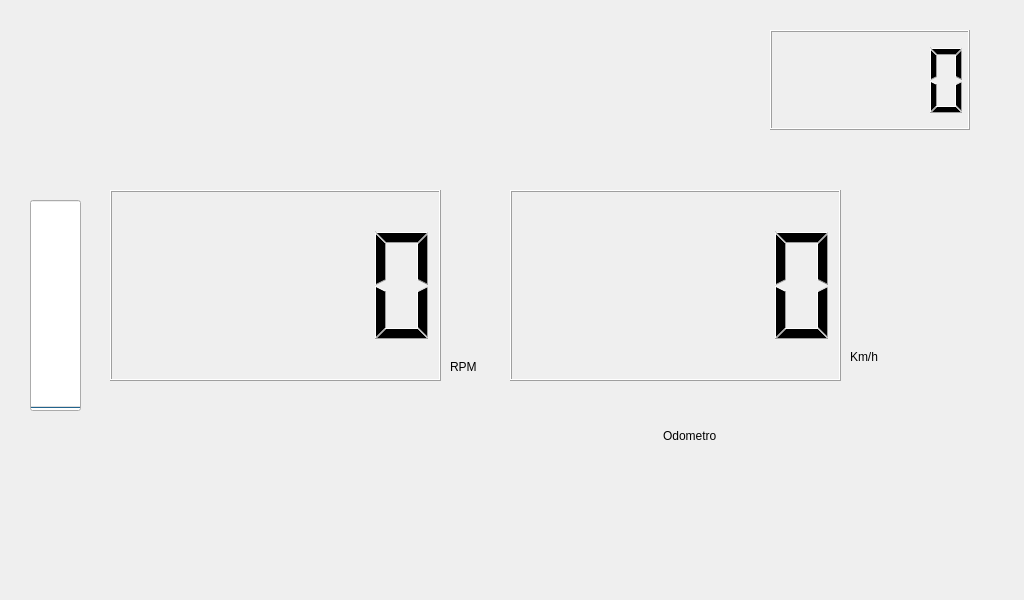
<?xml version="1.0" encoding="UTF-8"?>
<ui version="4.0">
 <class>Dialog</class>
 <widget class="QDialog" name="Dialog">
  <property name="geometry">
   <rect>
    <x>0</x>
    <y>0</y>
    <width>1024</width>
    <height>600</height>
   </rect>
  </property>
  <property name="windowTitle">
   <string>Dialog</string>
  </property>
  <widget class="QLCDNumber" name="Velocidad">
   <property name="geometry">
    <rect>
     <x>510</x>
     <y>190</y>
     <width>331</width>
     <height>191</height>
    </rect>
   </property>
  </widget>
  <widget class="QLabel" name="label_8">
   <property name="geometry">
    <rect>
     <x>970</x>
     <y>-460</y>
     <width>100</width>
     <height>100</height>
    </rect>
   </property>
   <property name="text">
    <string>Derecha</string>
   </property>
  </widget>
  <widget class="QLabel" name="Pal_Lat">
   <property name="enabled">
    <bool>true</bool>
   </property>
   <property name="geometry">
    <rect>
     <x>30</x>
     <y>500</y>
     <width>75</width>
     <height>75</height>
    </rect>
   </property>
   <property name="text">
    <string/>
   </property>
   <property name="pixmap">
    <pixmap>Palanca_Lateral.png</pixmap>
   </property>
   <property name="scaledContents">
    <bool>false</bool>
   </property>
  </widget>
  <widget class="QProgressBar" name="Combustible">
   <property name="geometry">
    <rect>
     <x>30</x>
     <y>200</y>
     <width>51</width>
     <height>211</height>
    </rect>
   </property>
   <property name="value">
    <number>0</number>
   </property>
   <property name="alignment">
    <set>Qt::AlignCenter</set>
   </property>
   <property name="textVisible">
    <bool>true</bool>
   </property>
   <property name="orientation">
    <enum>Qt::Vertical</enum>
   </property>
   <property name="invertedAppearance">
    <bool>false</bool>
   </property>
   <property name="textDirection">
    <enum>QProgressBar::BottomToTop</enum>
   </property>
  </widget>
  <widget class="QLabel" name="label_19">
   <property name="geometry">
    <rect>
     <x>850</x>
     <y>340</y>
     <width>71</width>
     <height>33</height>
    </rect>
   </property>
   <property name="text">
    <string>Km/h</string>
   </property>
  </widget>
  <widget class="QLabel" name="Ind_Neutral">
   <property name="geometry">
    <rect>
     <x>900</x>
     <y>490</y>
     <width>75</width>
     <height>75</height>
    </rect>
   </property>
   <property name="text">
    <string/>
   </property>
   <property name="pixmap">
    <pixmap>Neutral.png</pixmap>
   </property>
  </widget>
  <widget class="QLabel" name="label_16">
   <property name="geometry">
    <rect>
     <x>663</x>
     <y>410</y>
     <width>151</width>
     <height>51</height>
    </rect>
   </property>
   <property name="text">
    <string>Odometro</string>
   </property>
  </widget>
  <widget class="QLCDNumber" name="RPM">
   <property name="geometry">
    <rect>
     <x>110</x>
     <y>190</y>
     <width>331</width>
     <height>191</height>
    </rect>
   </property>
  </widget>
  <widget class="QLabel" name="label_18">
   <property name="geometry">
    <rect>
     <x>450</x>
     <y>350</y>
     <width>61</width>
     <height>33</height>
    </rect>
   </property>
   <property name="text">
    <string>RPM</string>
   </property>
  </widget>
  <widget class="QWidget" name="layoutWidget">
   <property name="geometry">
    <rect>
     <x>920</x>
     <y>160</y>
     <width>77</width>
     <height>239</height>
    </rect>
   </property>
   <layout class="QGridLayout" name="gridLayout">
    <item row="0" column="0">
     <widget class="QLabel" name="Luz_Alta">
      <property name="text">
       <string/>
      </property>
      <property name="pixmap">
       <pixmap>Luces_Altas.png</pixmap>
      </property>
     </widget>
    </item>
    <item row="1" column="0">
     <widget class="QLabel" name="Luz_Baja">
      <property name="text">
       <string/>
      </property>
      <property name="pixmap">
       <pixmap>Luz_Baja.png</pixmap>
      </property>
     </widget>
    </item>
    <item row="2" column="0">
     <widget class="QLabel" name="Luz_Cuartos">
      <property name="text">
       <string/>
      </property>
      <property name="pixmap">
       <pixmap>Luz_Posicion.png</pixmap>
      </property>
     </widget>
    </item>
   </layout>
  </widget>
  <widget class="QWidget" name="layoutWidget">
   <property name="geometry">
    <rect>
     <x>240</x>
     <y>500</y>
     <width>573</width>
     <height>77</height>
    </rect>
   </property>
   <layout class="QGridLayout" name="gridLayout_2">
    <item row="0" column="5">
     <widget class="QLabel" name="Baja_Bat">
      <property name="enabled">
       <bool>true</bool>
      </property>
      <property name="text">
       <string/>
      </property>
      <property name="pixmap">
       <pixmap>Batreía_Baja.png</pixmap>
      </property>
     </widget>
    </item>
    <item row="0" column="8">
     <widget class="QLabel" name="Soon_Service">
      <property name="text">
       <string/>
      </property>
      <property name="pixmap">
       <pixmap>Servicio.png</pixmap>
      </property>
     </widget>
    </item>
    <item row="0" column="7">
     <widget class="QLabel" name="Filtro_Aire">
      <property name="text">
       <string/>
      </property>
      <property name="pixmap">
       <pixmap>Fitlro_Aire.png</pixmap>
      </property>
     </widget>
    </item>
    <item row="0" column="3">
     <widget class="QLabel" name="Temp_Motor">
      <property name="text">
       <string/>
      </property>
      <property name="pixmap">
       <pixmap>Temperatura_Motor.png</pixmap>
      </property>
     </widget>
    </item>
    <item row="0" column="6">
     <widget class="QLabel" name="Check_Engine">
      <property name="text">
       <string/>
      </property>
      <property name="pixmap">
       <pixmap>Check_Engine.png</pixmap>
      </property>
     </widget>
    </item>
    <item row="0" column="1">
     <widget class="QLabel" name="Bajo_Aceite">
      <property name="text">
       <string/>
      </property>
      <property name="pixmap">
       <pixmap>Presion_Aceite.png</pixmap>
      </property>
     </widget>
    </item>
    <item row="0" column="0">
     <widget class="QLabel" name="Baja_Gas">
      <property name="text">
       <string/>
      </property>
      <property name="pixmap">
       <pixmap>Gasolina_Baja.png</pixmap>
      </property>
     </widget>
    </item>
   </layout>
  </widget>
  <widget class="QWidget" name="layoutWidget">
   <property name="geometry">
    <rect>
     <x>400</x>
     <y>10</y>
     <width>191</width>
     <height>91</height>
    </rect>
   </property>
   <layout class="QGridLayout" name="gridLayout_3">
    <item row="0" column="1">
     <widget class="QLabel" name="Dir_Izq">
      <property name="text">
       <string/>
      </property>
      <property name="pixmap">
       <pixmap>Direccional_Izquierda.png</pixmap>
      </property>
      <property name="alignment">
       <set>Qt::AlignCenter</set>
      </property>
     </widget>
    </item>
    <item row="0" column="2">
     <widget class="QLabel" name="Dir_Der">
      <property name="text">
       <string/>
      </property>
      <property name="pixmap">
       <pixmap>Direccional_Derecha.png</pixmap>
      </property>
      <property name="alignment">
       <set>Qt::AlignCenter</set>
      </property>
     </widget>
    </item>
   </layout>
  </widget>
  <widget class="QLCDNumber" name="lcd_hora">
   <property name="enabled">
    <bool>true</bool>
   </property>
   <property name="geometry">
    <rect>
     <x>770</x>
     <y>30</y>
     <width>200</width>
     <height>100</height>
    </rect>
   </property>
  </widget>
 </widget>
 <resources/>
 <connections/>
</ui>
